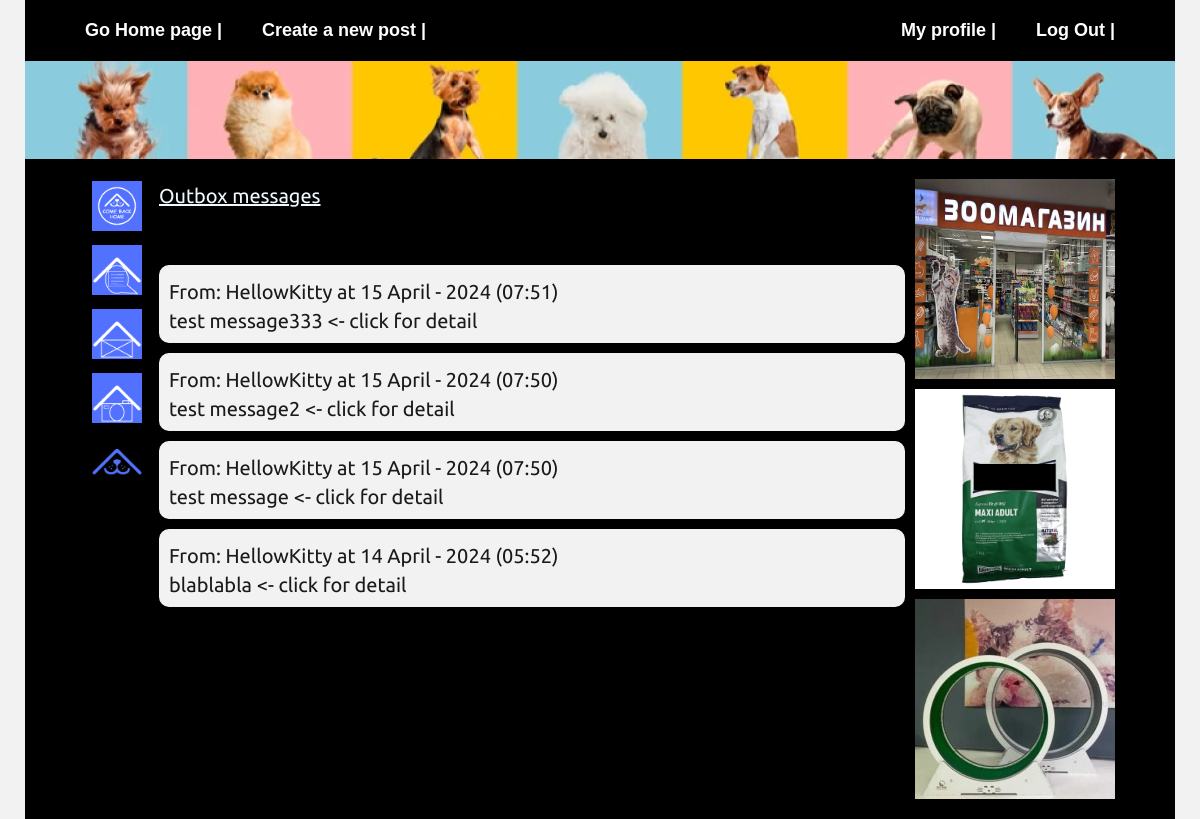
The app's page /messages/sms/inbox/ (signed in) with its own data.
### usertouser/models.py (models this page shows, shortened)
class usertouser(models.Model):
    sender = models.ForeignKey(User, on_delete=models.CASCADE, related_name='sent_messages')
    recipient = models.ForeignKey(User, on_delete=models.CASCADE, related_name='received_messages')
    subject = models.CharField(max_length=255)
    content = models.TextField()
    timestamp = models.DateTimeField(auto_now_add=True)

### usertouser/views.py (the view)
# urls.py: path('sms/inbox/', usertouserListView.as_view(template_name='messages/inbox.html'), name='inbox'),
class usertouserListView(LoginRequiredMixin, ListView):
    model = usertouser
    template_name = 'messages/inbox.html'
    context_object_name = 'sms'
    paginate_by = None
    def get_queryset(self):
        cache.clear()
        return usertouser.objects.filter(recipient=self.request.user).order_by('-timestamp')

### blog/templates/messages/inbox.html
{% extends "base.html" %}
{% load static %}
{% block content %}
<a class="post-title" href="{% url 'outbox' %}" title="Outbox messages"> Outbox messages </a>
<br><br>
{% for usertouser in sms %}
<a class="post-a flex">
    <div class="post-text-box">
      <object>
          <a class="post-title" href="{% url 'user-posts' usertouser.sender.username %}" title="User posts">From: {{usertouser.sender.username}} at {{usertouser.timestamp|date:"d F - Y (H:i)"}}</a>
      </object>
      <object>
          <a class="post-title" href="{% url 'detail' usertouser.id %}" title="Details"> {{ usertouser.subject }} <- click for detail </a>
      </object>
    </div>
</a>
{% empty %}
No messages yet.
{% endfor %}
{% endblock content %}

### blog/static/css/style.css (style rules this page uses)
* { box-sizing: border-box; }
body { background-color: #f2f2f2; margin-bottom: 0px; font-family: 'Ubuntu', sans-serif; color: aliceblue; }
body a { color: aliceblue; }
.flex { display: flex; }
.post-a { width: inherit; padding: 10px; background-color: white; border-radius: 10px; text-decoration: none; color: #1a1a1a; background-color: #f2f2f2; column-gap: 10px; }
.post-text-box object a { text-decoration: none; display: block; color: #1a1a1a; }
.post-title { margin-top: 5px; font-weight: normal; font-size: 20px; line-height: 24px; display: block; overflow-x: none; }

### records on screen
usertouser: sender.username "HellowKitty", timestamp "15 April - 2024 (07:51)", subject "test message333"
usertouser: sender.username "HellowKitty", timestamp "15 April - 2024 (07:50)", subject "test message2"
usertouser: sender.username "HellowKitty", timestamp "15 April - 2024 (07:50)", subject "test message"
usertouser: sender.username "HellowKitty", timestamp "14 April - 2024 (05:52)", subject "blablabla"
